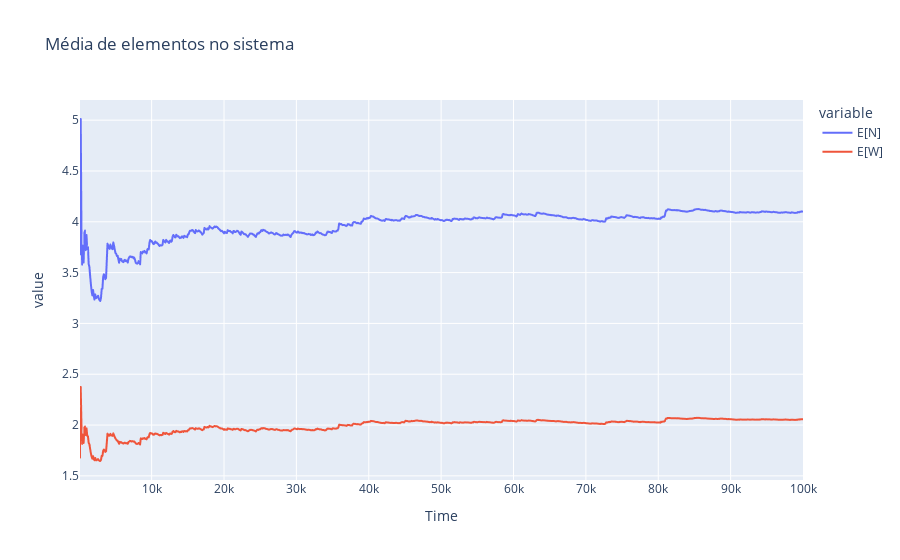

Notebook code for this chart:
### Code cell
fig = px.line(df, x='Time', y=["E[N]", "E[W]"], title='Média de elementos no sistema')
fig.show()

### Figure 1 — Plotly figure (JSON) as saved in the notebook; plotly's stock layout.template omitted (floating-point values rounded to 4 significant figures; data arrays with more than 128 entries replaced by an {"elided": "..."} marker saying what was removed)
{"data": [{"hovertemplate": "variable=E[N]<br>Time=%{x}<br>value=%{y}<extra></extra>", "legendgroup": "E[N]", "line": {"color": "#636efa", "dash": "solid"}, "marker": {"symbol": "circle"}, "mode": "lines", "name": "E[N]", "showlegend": true, "type": "scattergl", "x": {"elided": "1000 int values"}, "xaxis": "x", "y": {"elided": "1000 float values"}, "yaxis": "y"}, {"hovertemplate": "variable=E[W]<br>Time=%{x}<br>value=%{y}<extra></extra>", "legendgroup": "E[W]", "line": {"color": "#EF553B", "dash": "solid"}, "marker": {"symbol": "circle"}, "mode": "lines", "name": "E[W]", "showlegend": true, "type": "scattergl", "x": {"elided": "1000 int values"}, "xaxis": "x", "y": {"elided": "1000 float values"}, "yaxis": "y"}], "layout": {"legend": {"title": {"text": "variable"}, "tracegroupgap": 0}, "title": {"text": "Média de elementos no sistema"}, "xaxis": {"anchor": "y", "domain": [0, 1], "title": {"text": "Time"}}, "yaxis": {"anchor": "x", "domain": [0, 1], "title": {"text": "value"}}}}
